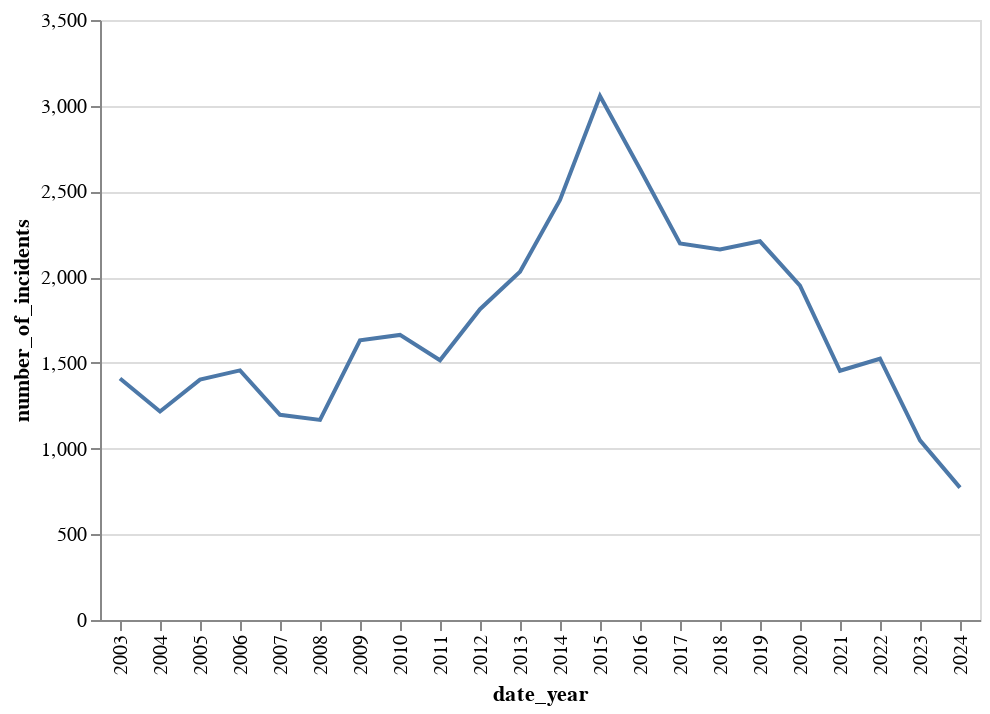

Notebook source saved alongside this figure:
### Code cell
alt.Chart(temp_df).mark_line().encode(
    x=alt.X("date_year:O"), y=alt.Y("number_of_incidents")
)

### Figure 1 — Vega-Lite specification as saved in the notebook (floating-point values rounded to 4 significant figures)
{"$schema": "https://vega.github.io/schema/vega-lite/v5.20.1.json", "config": {"view": {"continuousHeight": 300, "continuousWidth": 300}}, "data": {"name": "data-cc78162efd0512cc347c56a36c606baa"}, "datasets": {"data-cc78162efd0512cc347c56a36c606baa": [{"date_year": 2003, "number_of_incidents": 1409}, {"date_year": 2004, "number_of_incidents": 1216}, {"date_year": 2005, "number_of_incidents": 1402}, {"date_year": 2006, "number_of_incidents": 1456}, {"date_year": 2007, "number_of_incidents": 1197}, {"date_year": 2008, "number_of_incidents": 1167}, {"date_year": 2009, "number_of_incidents": 1632}, {"date_year": 2010, "number_of_incidents": 1663}, {"date_year": 2011, "number_of_incidents": 1515}, {"date_year": 2012, "number_of_incidents": 1813}, {"date_year": 2013, "number_of_incidents": 2032}, {"date_year": 2014, "number_of_incidents": 2450}, {"date_year": 2015, "number_of_incidents": 3057}, {"date_year": 2016, "number_of_incidents": 2631}, {"date_year": 2017, "number_of_incidents": 2196}, {"date_year": 2018, "number_of_incidents": 2161}, {"date_year": 2019, "number_of_incidents": 2209}, {"date_year": 2020, "number_of_incidents": 1951}, {"date_year": 2021, "number_of_incidents": 1454}, {"date_year": 2022, "number_of_incidents": 1524}, {"date_year": 2023, "number_of_incidents": 1048}, {"date_year": 2024, "number_of_incidents": 772}]}, "encoding": {"x": {"field": "date_year", "type": "ordinal"}, "y": {"field": "number_of_incidents", "type": "quantitative"}}, "mark": {"type": "line"}}
